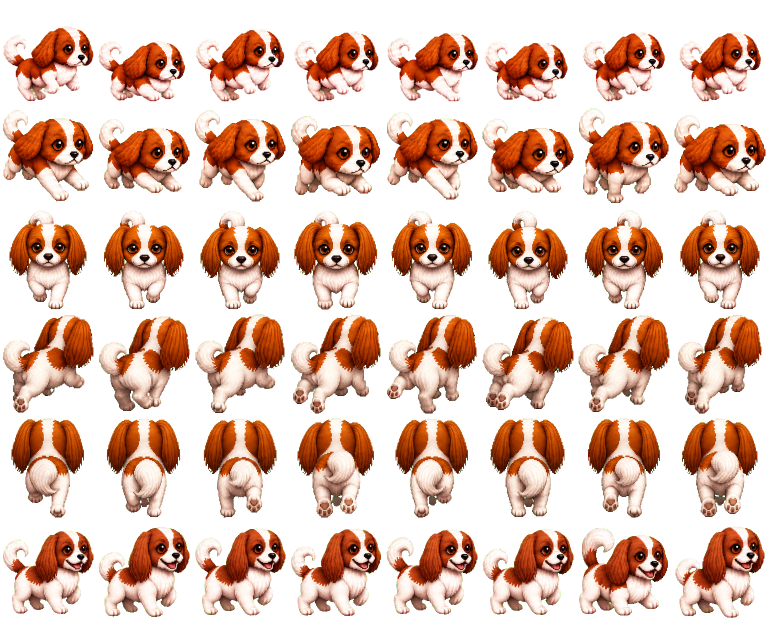
#> input picture design/georgie-world/georgie-world-locomotion-clean.png, 1536 x 1248 px (shown at 1/2 size)
$ python build-georgie-world-atlas.py
#> lines starting #> are read from the running program, lines starting #| are printed output that depends on the picture
"""Build Georgie's controllable seven-row sprite atlas.

The first six approved rows contain directional locomotion and the bone wag.
The final approved row contains five grounded still poses. Both inputs have
already passed chroma-spill cleanup, so this build only packages pixels. It
also verifies the dimensions that the CSS motion controller depends on.
"""

from __future__ import annotations

import json
from pathlib import Path

from PIL import Image


ROOT = Path(__file__).resolve().parents[1]
CELL_WIDTH = 192
CELL_HEIGHT = 208
FRAME_COUNT = 8

LOCOMOTION_ROWS = ROOT / "design/georgie-world/georgie-world-locomotion-clean.png"
STILL_ROW = ROOT / "design/georgie-world/georgie-world-stills-clean.png"
PNG_OUTPUT = ROOT / "assets/georgie/georgie-world-atlas.png"
WEBP_OUTPUT = ROOT / "assets/georgie/georgie-world-atlas.webp"
REPORT = ROOT / "design/georgie-world/georgie-world-atlas-build.json"
CHROMA_REPORT = ROOT / "design/georgie-world/georgie-world-chroma-report.json"


def require_size(image: Image.Image, expected: tuple[int, int], label: str) -> None:
    if image.size != expected:
        raise RuntimeError(f"Expected {label} {expected}, found {image.size}")


def visible_green_pixels(image: Image.Image) -> int:
    return sum(
        1
        for red, green, blue, alpha in image.get_flattened_data()
        if alpha > 16 and green > 120 and green > red * 1.45 and green > blue * 1.2
    )


def main() -> None:
    row_width = CELL_WIDTH * FRAME_COUNT
    locomotion = Image.open(LOCOMOTION_ROWS).convert("RGBA")
#> locomotion is the input picture: PIL image 1536x1248 RGBA; mean R, G, B, A 92.9, 62, 47.5, 122.6
    stills = Image.open(STILL_ROW).convert("RGBA")
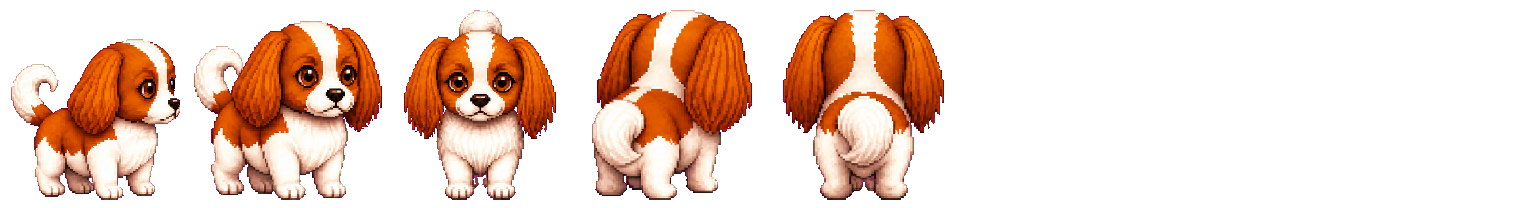
#> input picture design/georgie-world/georgie-world-stills-clean.png, 1536 x 208 px
#> stills is the input picture: PIL image 1536x208 RGBA; mean R, G, B, A 68.1, 44, 31.3, 85
    require_size(locomotion, (row_width, CELL_HEIGHT * 6), "six locomotion rows")
    require_size(stills, (row_width, CELL_HEIGHT), "grounded still row")

    atlas = Image.new("RGBA", (row_width, CELL_HEIGHT * 7), (0, 0, 0, 0))
#> atlas: PIL image 1536x1456 RGBA; every value is 0
    atlas.alpha_composite(locomotion, (0, 0))
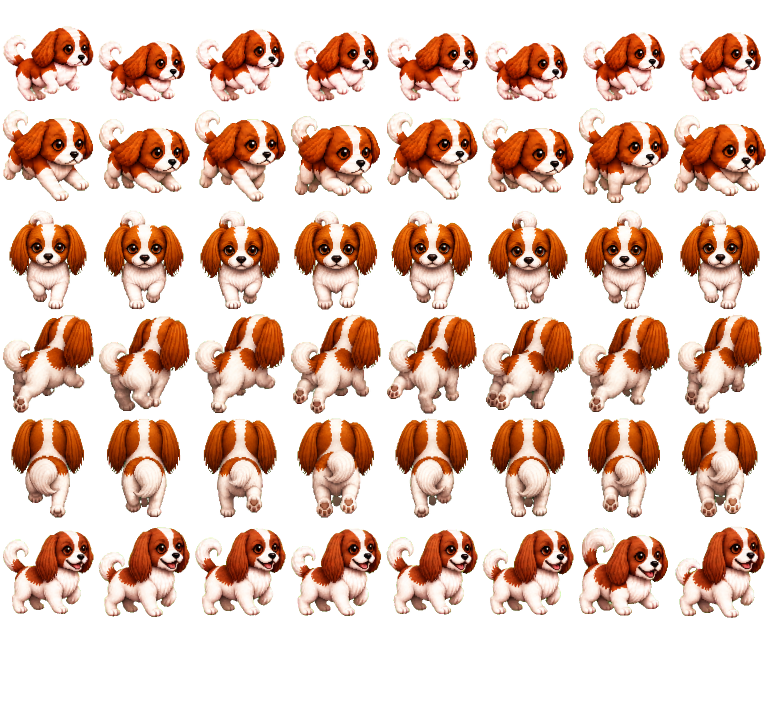
#> atlas: PIL image 1536x1456 RGBA (shown at 1/2 size); mean R, G, B, A 79.6, 53.1, 40.7, 105.1; transparent parts drawn white
    atlas.alpha_composite(stills, (0, CELL_HEIGHT * 6))
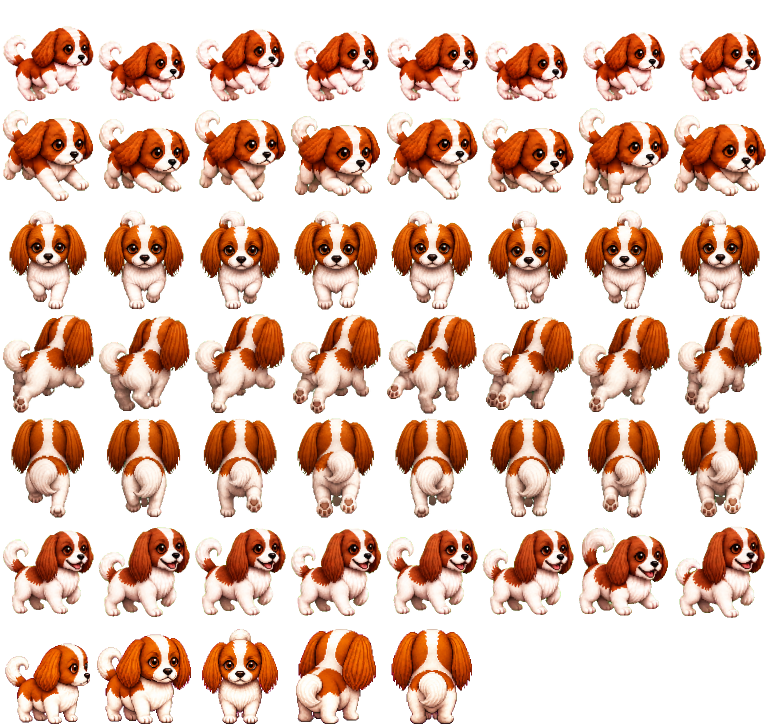
#> atlas: PIL image 1536x1456 RGBA (shown at 1/2 size); mean R, G, B, A 89.4, 59.4, 45.2, 117.2; transparent parts drawn white
#> (the run stopped early here; a loop or call above may not have finished)
